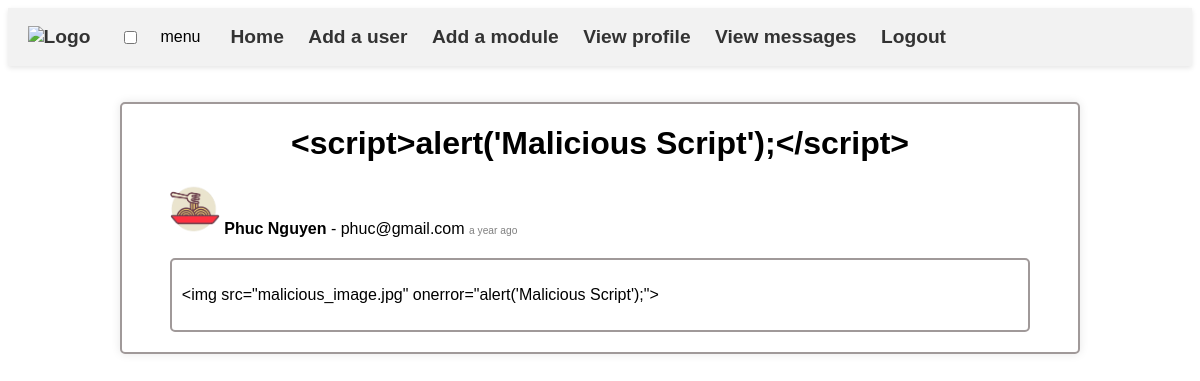
Screenshot of /moodle_overflow/controllers/admin/message.php?id=10 (signed in) with the database file from the repository.
### tables this page shows
CREATE TABLE `message` (
  `id` int(11) NOT NULL,
  `email_from` varchar(250) NOT NULL,
  `subject` varchar(250) NOT NULL,
  `content` text NOT NULL,
  `createdAt` timestamp NOT NULL DEFAULT current_timestamp()
);

CREATE TABLE `user` (
  `id` int(11) NOT NULL,
  `is_deleted` tinyint(1) NOT NULL DEFAULT 0,
  `is_admin` tinyint(1) NOT NULL DEFAULT 0,
  `firstname` varchar(100) NOT NULL,
  `lastname` varchar(100) NOT NULL,
  `email` varchar(250) NOT NULL,
  `password` text NOT NULL,
  `avatar` text NOT NULL DEFAULT 'https://img.freepik.com/premium-vector/man-character_665280-46970.jpg'
);

### moodle_overflow/controllers/admin/message.php (called while the page is built, shortened)
<?php
    try {
        include '../models/message.php';
        $message = getMessage($_GET['id']);
        include '../views/admin/message.html.php';
    } catch (PDOException $e) {
        $error = 'Database error: ' . $e->getMessage();
    }
    include '../views/admin/layout.html.php';
?>

### moodle_overflow/models/message.php (called while the page is built, shortened)
<?php
    function getMessage($id) {
        $sql = "SELECT message.*, user.avatar AS sender_avatar, CONCAT(user.firstname, ' ', user.lastname) AS sender_fullname
                FROM message
                INNER JOIN user ON message.email_from = user.email
                WHERE message.id = :id";
        $stmt = $GLOBALS['pdo']->prepare($sql);
        $stmt->bindValue(':id', $id);
        $stmt->execute();
        return $stmt->fetch();
    }
?>

### moodle_overflow/views/admin/message.html.php (the view, shortened to what this page needs)
<div class="container">
    <div class="message">
        <h1><?=htmlspecialchars($message['subject'], ENT_QUOTES, 'UTF-8')?></h1>
        <div id="sender">
            <?php
                if ($message['sender_avatar'][0] == '.')
                    $imgUrl = '../' . $message['sender_avatar'];
                else $imgUrl = $message['sender_avatar'];
            ?>
            <img src="<?=$imgUrl?>" alt="Sender avatar" width="50">
            <b><?=htmlspecialchars($message['sender_fullname'], ENT_QUOTES, 'UTF-8')?></b> - <?=htmlspecialchars($message['email_from'], ENT_QUOTES, 'UTF-8')?>
            <span class="small-details">
                <span class="creation-time"></span>
            </span>
        </div>
        <div class="message-content">
            <p><?=htmlspecialchars($message['content'], ENT_QUOTES, 'UTF-8')?></p>
        </div>
    </div>
</div>

### moodle_overflow/css/style.css (style rules this page uses)
* { font-family: 'Gill Sans', 'Gill Sans MT', Calibri, 'Trebuchet MS', sans-serif; }
.container { height: 100%; display: flex; flex-direction: column; justify-content: center; align-items: center; border: 2.5px solid #a09999; border-radius: 5px; margin: 20px auto; box-shadow: 0 0 10px rgba(0, 0, 0, 0.1); text-align: left; }
.container .post, .container .module, .container .message { text-decoration: none; color: black; text-align: left; width: 90%; }
h2, h1 { text-align: center; }
.small-details { font-size: 80%; }
.creation-time { font-size: 80%; color: grey; }
.message-content { border: 2.5px solid #a09999; border-radius: 5px; margin: 20px 0; padding: 10px; }

### rows the page displays
message: subject "<script>alert('Malicious Script');</script>", user.avatar (picture), email_from "phuc@gmail.com", content "<img src=\"malicious_image.jpg\" onerror=\"alert('Malicious Script');\">"

### other values shown
$message['sender_fullname'] "Phuc Nguyen"
